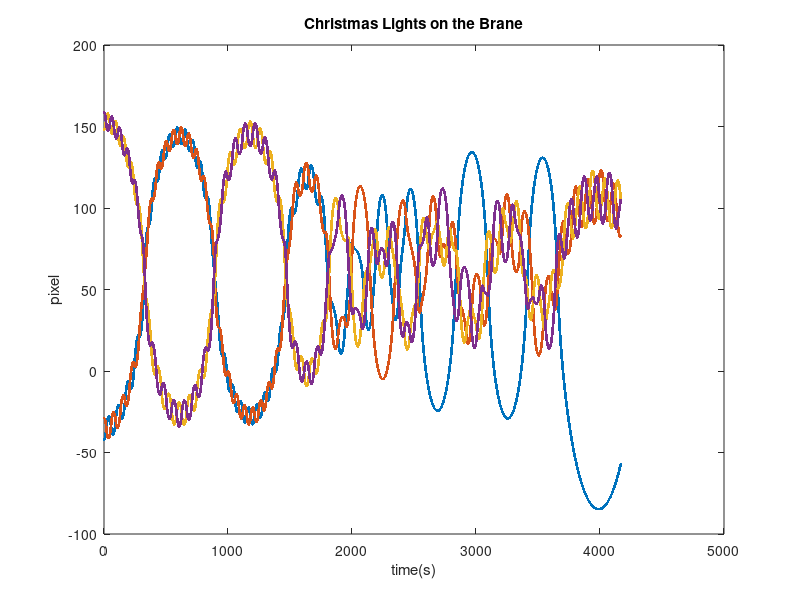

Write the MATLAB code that produced this figure.
%Configuration parameters
dt = 1/24.0; 		%max framerate is 57 Hz, so let's get cinematic.
G = 20; 		%Eat your heart out, Jens.
braneSpacing = 20;	%Really, this wasn't a hack for stability, I promise.
boundary = 434/2;	%434 pixels.

%four masses, with position and velocity
m = [ 1 1 1 1]; 	%R, G, B, and W, of course :).
x = rand(1,4) * 2.0 * boundary - boundary;
v = randn(1,4)*0;	%Inefficiency is key in academia


NOps = 100000;
timeSeries = zeros(NOps, 11);

tic
for time = 1:NOps

potentialEnergy = 0;
kineticEnergy = 0;

for massCounter = 1:4

	%Index the other masses	
	notIndex = 1:4 != massCounter;

	accelerations = ... 
 			sign(x(notIndex) - x(massCounter) ) .* ... 
			G .* m(notIndex) ./ ...
			(( x(notIndex) - x(massCounter) ).^2 + braneSpacing^2);

%	potentialEnergies = -G * m(massCounter) * m(notIndex) ./...
%				sqrt(( x(notIndex) - x(massCounter) ).^2 + braneSpacing^2);

%	potentialEnergy += sum(potentialEnergies);

	%at the edge? bounce!
	if( abs( x(massCounter) ) > boundary )
		v(massCounter) = v(massCounter) * -1;
	end

	v(massCounter) = v(massCounter) + sum(accelerations)*dt;

end

%Step forward
x = x + v*dt;

%kineticEnergy = sum(0.5 * m .* v.^2);

timeSeries(time,:) = [x v potentialEnergy kineticEnergy time*dt];

end

%Plot it!
plot(timeSeries(:,11),timeSeries(:,1:4),'.')
title('Christmas Lights on the Brane')
xlabel('time(s)');
ylabel('pixel');

toc
